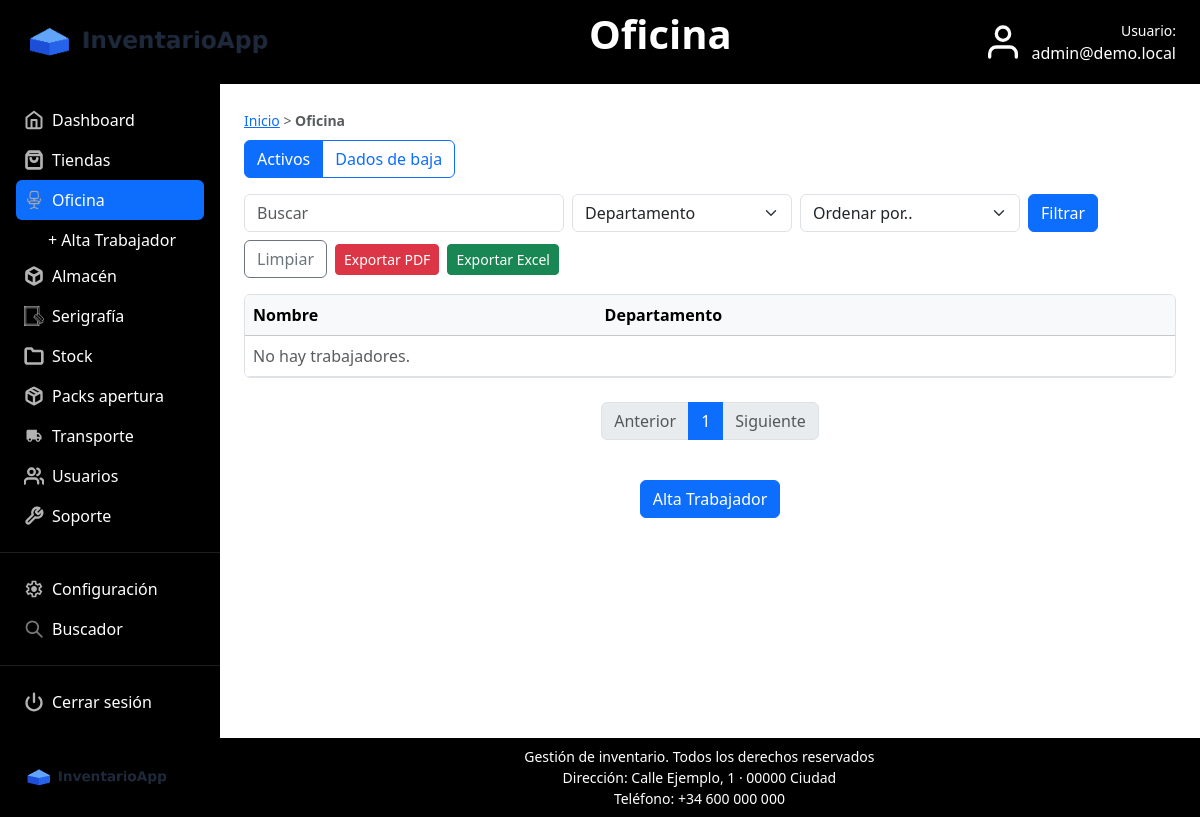
/controller/oficina.php (signed in), run on an earlier commit of the app's database.
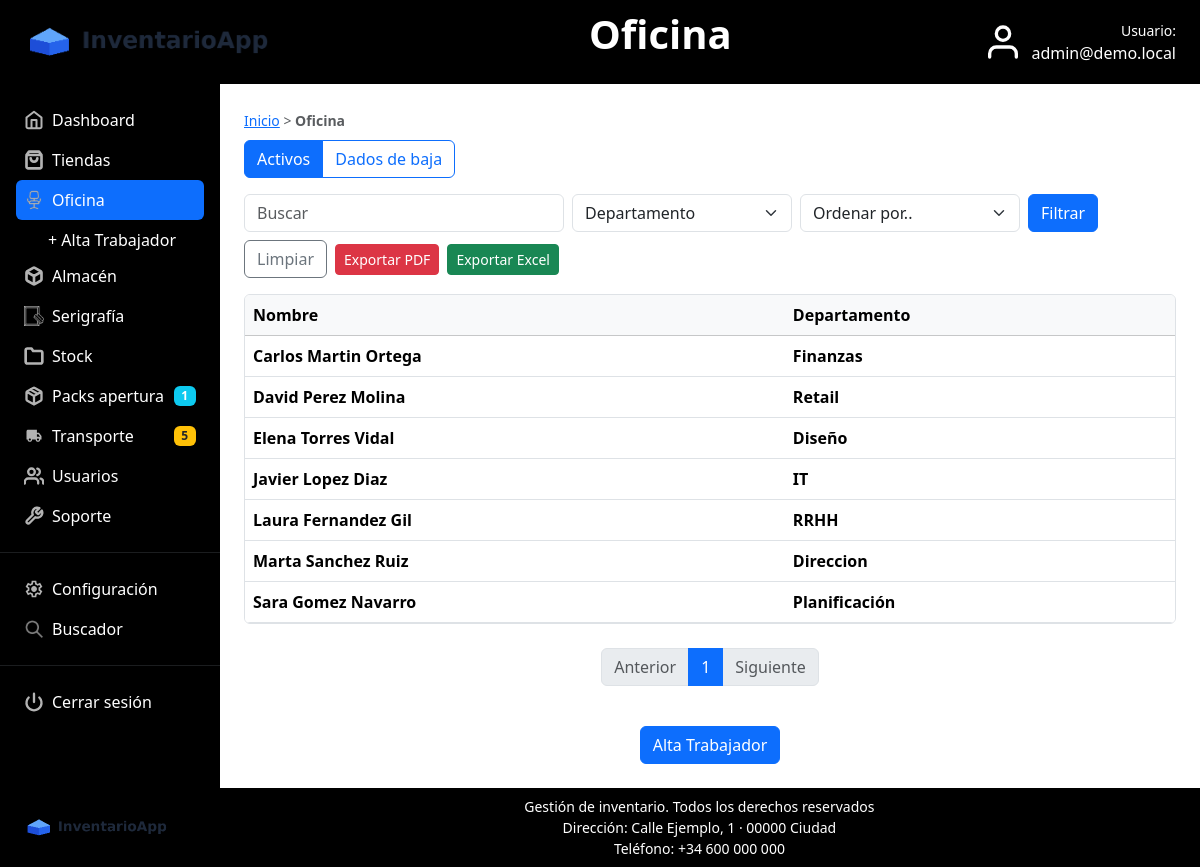
And on a later commit of the database.
### tables this page shows
CREATE TABLE `trabajador` (
  `id` int(11) NOT NULL AUTO_INCREMENT,
  `id_centro` int(11) NOT NULL,
  `nombre` varchar(120) NOT NULL,
  `email` varchar(120) DEFAULT NULL,
  `id_departamento` int(11) DEFAULT NULL,
  `cargo` varchar(120) DEFAULT NULL,
  `id_producto_numero_movil` int(11) DEFAULT NULL,
  `anydesk_equipo1` varchar(50) DEFAULT NULL,
  `anydesk_equipo2` varchar(50) DEFAULT NULL,
  `observaciones` text DEFAULT NULL,
  `created_at` timestamp NOT NULL DEFAULT current_timestamp(),
  `estado` enum('ACTIVO','BAJA') NOT NULL DEFAULT 'ACTIVO',
  `fecha_alta` datetime NOT NULL DEFAULT current_timestamp(),
  `fecha_baja` datetime DEFAULT NULL,
  PRIMARY KEY (`id`),
  KEY `fk_trabajador_centro` (`id_centro`),
  KEY `fk_trabajador_depto` (`id_departamento`),
  KEY `fk_trabajador_numero` (`id_producto_numero_movil`),
  CONSTRAINT `fk_trabajador_centro` FOREIGN KEY (`id_centro`) REFERENCES `centro` (`id`),
  CONSTRAINT `fk_trabajador_depto` FOREIGN KEY (`id_departamento`) REFERENCES `departamento` (`id`),
  CONSTRAINT `fk_trabajador_numero` FOREIGN KEY (`id_producto_numero_movil`) REFERENCES `producto` (`id`)
);

CREATE TABLE `departamento` (
  `id` int(11) NOT NULL AUTO_INCREMENT,
  `nombre` varchar(80) NOT NULL,
  PRIMARY KEY (`id`)
);

### controller/oficina.php (called while the page is built, shortened)
<?php
$active = 'oficina';
$conexion = InventarioDB::connectDB();
require_once '../model/TrabajadorListado.php';
$tipoCentro = 'oficina';
$buscar = '';
$idDepto = 0;
$orden = '';
$porPagina = 8;
$pagina = 1;
$inicio = ($pagina - 1) * $porPagina;
$estadoFiltro = 'ACTIVO';
$verBajas = false;
$totalFilas = TrabajadorListado::contarTrabajadores($conexion, $tipoCentro, $buscar, $idDepto, $estadoFiltro);
$totalPaginas = (int)ceil($totalFilas / $porPagina);
if ($totalPaginas < 1) {
  $totalPaginas = 1;
}
$trabajadores = TrabajadorListado::listarTrabajadores($conexion, $tipoCentro, $buscar, $idDepto, $orden, $inicio, $porPagina, $estadoFiltro);
include_once '../view/centro_trabajadores_view.php';
exit;

### model/TrabajadorListado.php (called while the page is built, shortened)
<?php
class TrabajadorListado
{
  public static function contarTrabajadores($cn, $tipoCentro, $buscar, $idDepto, $estado = 'ACTIVO')
  {
    $where = " WHERE c.tipo = '$tipoCentro' AND t.estado = '$estado' ";
    $consulta = "
      SELECT t.id
      FROM trabajador t
      INNER JOIN centro c ON c.id = t.id_centro
      $where
    ";
    $resultado = $cn->query($consulta);
    return $resultado->rowCount();
  }
  public static function listarTrabajadores($cn, $tipoCentro, $buscar, $idDepto, $orden, $inicio, $porPagina, $estado = 'ACTIVO')
  {
    $where = " WHERE c.tipo = '$tipoCentro' AND t.estado = '$estado' ";
    $orderBy = " ORDER BY t.nombre ASC ";
    $consulta = "
      SELECT
        t.id,
        t.nombre,
        t.email,
        t.cargo,
        t.id_departamento,
        t.fecha_baja,
        d.nombre AS departamento,
        d.nombre AS departamento_nombre,
        c.id AS centro_id,
        c.nombre AS centro_nombre,
        c.tipo AS centro_tipo
      FROM trabajador t
      INNER JOIN centro c ON c.id = t.id_centro
      LEFT JOIN departamento d ON d.id = t.id_departamento
      $where
      $orderBy
      LIMIT $inicio, $porPagina
    ";
    $resultado = $cn->query($consulta);
    $trabajadores = array();
    while ($trabajador = $resultado->fetchObject()) {
      $trabajadores[] = $trabajador;
    }
    return $trabajadores;
  }
}

### model/Pack.php (called while the page is built, shortened)
<?php
class Pack
{
    public static function contarEnCurso($cn)
    {
        $stmt = $cn->query("SELECT COUNT(*) AS n FROM pack WHERE estado IN ('preparacion','completo','enviado')");
        $fila = $stmt->fetchObject();
        if ($fila) { return (int)$fila->n; }
        return 0;
    }
}

### model/Envio.php (called while the page is built, shortened)
<?php
class Envio
{
    public static function contarEnCurso($cn)
    {
        $stmt = $cn->query("SELECT COUNT(*) AS n FROM envio WHERE estado IN ('preparando','enviado')");
        $fila = $stmt->fetchObject();
        if ($fila) {
            return (int)$fila->n;
        }
        return 0;
    }
}

### model/Recepcion.php (called while the page is built, shortened)
<?php
class Recepcion
{
    public static function contarPendientes($cn)
    {
        $stmt = $cn->query("SELECT COUNT(*) AS n FROM recepcion WHERE estado = 'pendiente'");
        $fila = $stmt->fetchObject();
        if ($fila) {
            return (int)$fila->n;
        }
        return 0;
    }
}

### model/Devolucion.php (called while the page is built, shortened)
<?php
class Devolucion
{
    public static function contarPendientes($cn)
    {
        $stmt = $cn->query("SELECT COUNT(*) AS n FROM devolucion WHERE estado = 'pendiente'");
        $fila = $stmt->fetchObject();
        if ($fila) {
            return (int)$fila->n;
        }
        return 0;
    }
}

### view/centro_trabajadores_view.php (the view, shortened to what the changed rows need)
<!DOCTYPE html>
<html lang="es">
<head>
    <link rel="stylesheet" href="../view/css/bootstrap.min.css">
    <link rel="stylesheet" href="../view/css/estilos.css">
</head>
<body class="d-flex flex-column min-vh-100">
    <?php include_once 'menu.php'; ?>
    <main class="container-fluid flex-grow-1 d-flex p-0">
        <div class="d-flex flex-grow-1 w-100">
            <?php include_once 'sidebar.php'; ?>
            <section class="flex-grow-1 p-4" style="min-width:0;">
                <?php $verBajasFlag = (isset($verBajas) && $verBajas); ?>
                <div class="table-responsive border rounded">
                    <table class="table mb-0">
                        <thead class="table-light">
                            <tr>
                                <th>Nombre</th>
                                <th>Departamento</th>
                            </tr>
                        </thead>
                        <tbody>
                            <?php if (!isset($trabajadores) || count($trabajadores) == 0) { ?>
                                <tr>
                                    <td colspan="<?php if ($verBajasFlag) { echo 4; } else { echo 2; } ?>" class="text-muted">No hay trabajadores.</td>
                                </tr>
                            <?php } else { ?>
                                <?php foreach ($trabajadores as $t) { ?>
                                    <tr style="cursor:pointer;" onclick="window.location='trabajador_detalle.php?id=<?php echo $t->id; ?>'">
                                        <td><strong><?php echo $t->nombre; ?></strong></td>
                                        <td>
                                            <strong>
                                            <?php if (isset($t->departamento)) { ?>
                                                <?php echo $t->departamento; ?>
                                            <?php } ?>
                                            </strong>
                                        </td>
                                    </tr>
                                <?php } ?>
                            <?php } ?>
                        </tbody>
                    </table>
                </div>
                <div class="d-flex justify-content-center my-4">
                    <nav>
                        <ul class="pagination">
                            <?php
                            $qBase = "buscar=" . $buscar . "&depto=" . $idDepto . "&orden=" . $orden;
                            $self = $active . ".php";
                            ?>
                            <?php for ($i = 1; $i <= $totalPaginas; $i++) { ?>
                                <?php if ($i == $pagina) { ?>
                                    <li class="page-item active">
                                <?php } else { ?>
                                    <li class="page-item">
                                <?php } ?>
                                    <a class="page-link" href="<?php echo $self; ?>?<?php echo $qBase; ?>&pagina=<?php echo $i; ?>"><?php echo $i; ?></a>
                                </li>
                            <?php } ?>
                        </ul>
                    </nav>
                </div>
            </section>
        </div>
    </main>
</body>
</html>

### view/sidebar.php (shortened to what the changed rows need)
<?php
include_once __DIR__ . '/../model/Recepcion.php';
$recepcionPendientes = Recepcion::contarPendientes($conexionSidebar);
include_once __DIR__ . '/../model/Pack.php';
$packsEnCurso = Pack::contarEnCurso($conexionSidebar);
include_once __DIR__ . '/../model/Devolucion.php';
$devolucionesPendientes = Devolucion::contarPendientes($conexionSidebar);
include_once __DIR__ . '/../model/Envio.php';
$enviosEnCurso = Envio::contarEnCurso($conexionSidebar);
?>
<nav class="d-none d-lg-flex flex-column bg-black text-white p-0" style="width:220px; min-width:220px;">
    <div class="p-3">
        <?php if ($_SESSION['rol'] == 'admin') { ?>
            <?php if ($active == 'pack') { ?>
                <a href="pack.php" class="menu-link d-flex align-items-center gap-2 text-decoration-none text-white py-2 px-2 rounded active-menu">
            <?php } else { ?>
                <a href="pack.php" class="menu-link d-flex align-items-center gap-2 text-decoration-none text-white py-2 px-2 rounded">
            <?php } ?>
                <img src="../view/img/iconos/pack.svg" alt="" style="width:20px;height:20px;">
                <span>Packs apertura</span>
                <?php if (isset($packsEnCurso) && $packsEnCurso > 0) { ?>
                    <span class="badge bg-info ms-auto"><?php echo $packsEnCurso; ?></span>
                <?php } ?>
            </a>
        <?php } ?>
        <?php
        $transporteActivo = ($active == 'transporte' || $active == 'envio' || $active == 'recepcion' || $active == 'devolucion');
        $totalTransporte = 0;
        if ($_SESSION['rol'] == 'admin' && isset($enviosEnCurso)) { $totalTransporte += $enviosEnCurso; }
        if (isset($recepcionPendientes)) { $totalTransporte += $recepcionPendientes; }
        if (isset($devolucionesPendientes)) { $totalTransporte += $devolucionesPendientes; }
        ?>
        <a href="transporte.php" class="menu-link d-flex align-items-center gap-2 text-decoration-none text-white py-2 px-2 rounded <?php if ($transporteActivo) { echo 'active-menu'; } ?>">
            <img src="../view/img/iconos/transporte.svg" alt="" style="width:20px;height:20px;">
            <span>Transporte</span>
            <?php if ($totalTransporte > 0) { ?>
                <span class="badge bg-warning text-dark ms-auto"><?php echo $totalTransporte; ?></span>
            <?php } ?>
        </a>
    </div>
</nav>

What changed in the data, as far as the page shows it:
added trabajador: nombre "Carlos Martin Ortega", id_departamento.nombre "Finanzas"
added trabajador: nombre "David Perez Molina", id_departamento.nombre "Retail"
added trabajador: nombre "Elena Torres Vidal", id_departamento.nombre "Diseño"
added trabajador: nombre "Javier Lopez Diaz", id_departamento.nombre "IT"
added trabajador: nombre "Laura Fernandez Gil", id_departamento.nombre "RRHH"
added trabajador: nombre "Marta Sanchez Ruiz", id_departamento.nombre "Direccion"
added trabajador: nombre "Sara Gomez Navarro", id_departamento.nombre "Planificación"
Also different on the page:
$packsEnCurso: (not shown) → "1"
$totalTransporte: (not shown) → "5"
text no longer shown: "No hay trabajadores."
